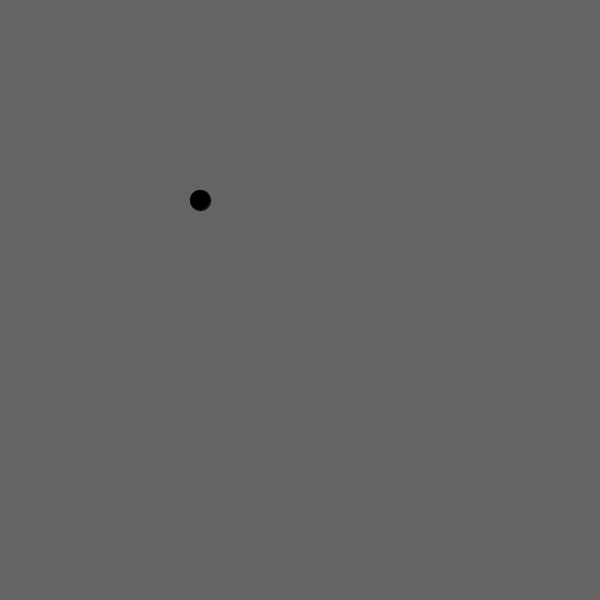
Frame 1 (no input)
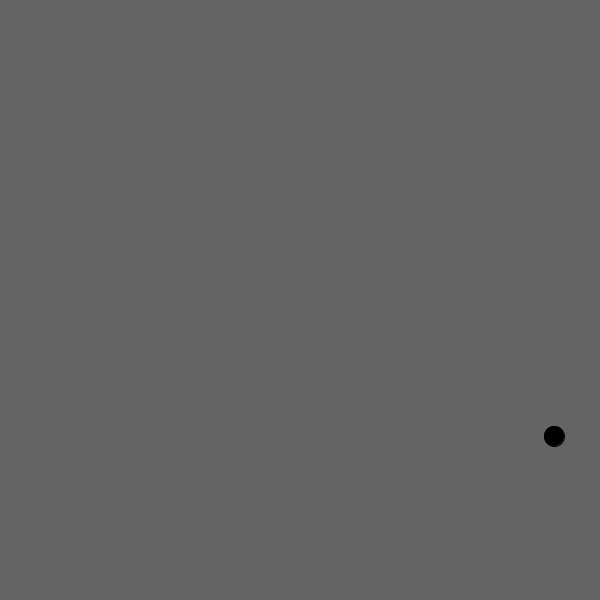
Frame 60 (the mouse pressed at the canvas centre just before this capture)
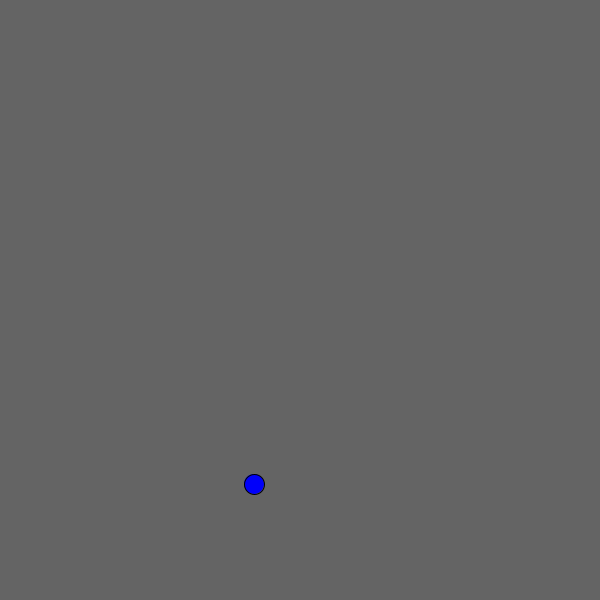
Frame 120 (the mouse held since frame 60 and released just before this capture)

The Processing sketch that drew these frames (run headless with seeded random() and noise(); from frame 60 on, the mouse is pressed at the canvas centre):

// Processing sketch: Reverse_engineering_color_ball
// ── Reverse_engineering_color_ball.pde
int x = 200;
int y = 200;
int color_1 = 0;
int color_2 = 0;
int color_3 = 0;
float dir_x = 6;
float dir_y = 4;
int colors = 0;
void setup() {
  size(600, 600);
}

void draw() {
  background(100);
  fill(color_1, color_2, color_3);
  circle(x, y, 20);
 
  x += dir_x;
  if (x>=580 || x<=20)  {
    dir_x *= -1;
    colors += 1;
  }
  y += dir_y;
  if (y>=580 || y<=20)  {
    dir_y *= -1;
    colors += 1;
  }
  if (colors%4 == 0) {
    color_1 = 0;
    color_2 = 0;
    color_3 = 0;
  }
  if (colors%4 == 1) {
    color_1 = 0;
    color_2 = 230;
    color_3 = 0;
  }
  if (colors%4 == 2) {
    color_1 = 0;
    color_2 = 0;
    color_3 = 250;
  }
  if (colors%4 == 3) {
    color_1 = 150;
    color_2 = 0;
    color_3 = 150;
  }
}
